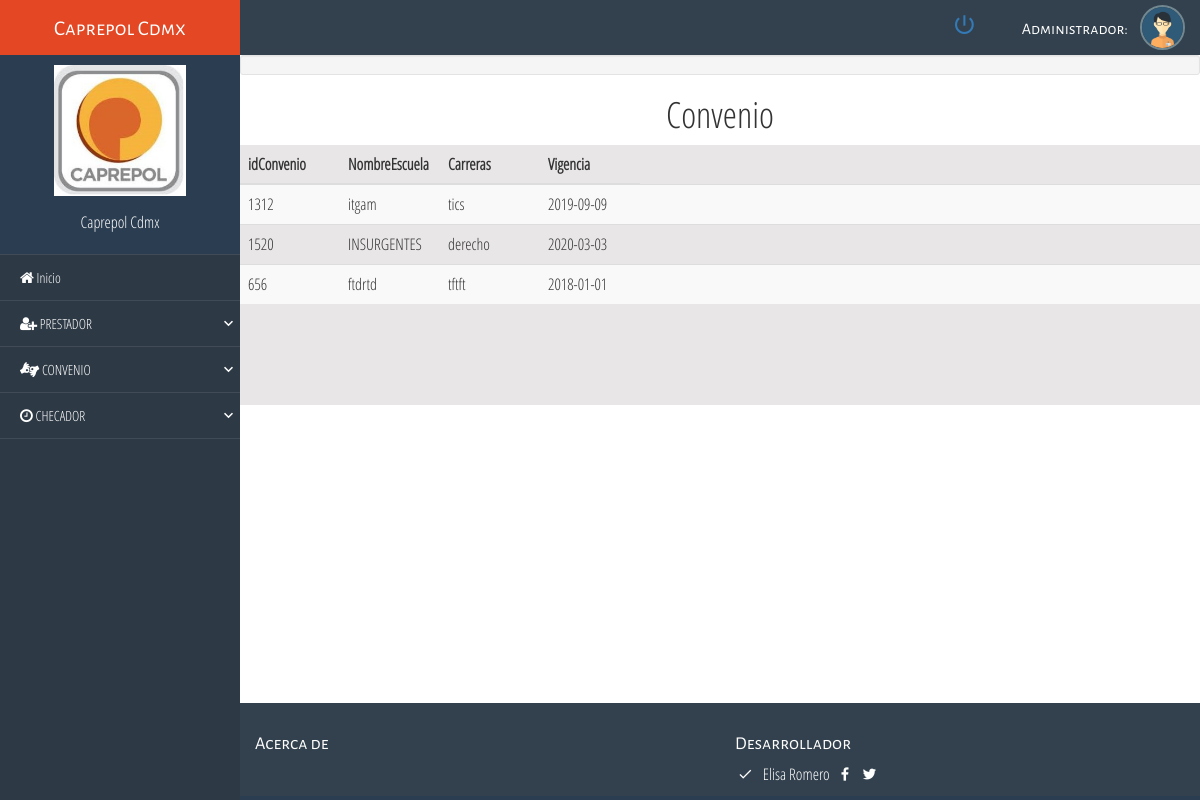
The page / on the database its author committed.
### tables this page shows
CREATE TABLE `convenio` (
  `idConvenio` varchar(100) NOT NULL,
  `NombreEscuela` varchar(100) NOT NULL,
  `Carreras` varchar(100) NOT NULL,
  `Vigencia` date NOT NULL
);

### Controller/convenio.controller.php (called while the page is built, shortened)
<?php
require_once 'model/convenio.php';
class convenioController{
    public function __CONSTRUCT(){
        $this->model = new convenio();
    }
    public function Index(){
        require_once 'view/header.php';
        require_once 'view/navegador.php';
        require_once 'view/cabecera.php';
        require_once 'view/convenio/convenio.php';
        require_once 'view/footer.php';
    }
}

### Model/database.php (called while the page is built)
<?php
class Database
{
    public static function Conectar()
    {
        $pdo = new PDO('mysql:host=localhost;dbname=caprepol;charset=utf8', 'root', '');
        $pdo->setAttribute(pdo::ATTR_ERRMODE, pdo::ERRMODE_EXCEPTION);
        return $pdo;
    }
}

### Model/convenio.php (called while the page is built, shortened)
<?php
class convenio
{
	private $pdo;
	public function __CONSTRUCT()
	{
		try
		{
			$this->pdo = Database::Conectar();
		}
		catch(Exception $e)
		{
			die($e->getMessage());
		}
	}
	public function Listar()
	{
		try
		{
			$stm = $this->pdo->prepare("SELECT * FROM convenio");
			$stm->execute();
			return $stm->fetchAll(PDO::FETCH_OBJ);
		}
		catch(Exception $e)
		{
			die($e->getMessage());
		}
	}
}

### View/convenio/convenio.php (the view, shortened to what this page needs)
<div class="well well-sm text-left">
</div>
<center><h1>Convenio</center></h1>
<div style="
    background: #E8E6E6;
    width: 100%;
    height: 260px;
    overflow: scroll;"
>
<table class="table table-striped">
    <thead>
        <tr>
            <th style="width:100px;">idConvenio</th>
            <th style="width:100px;">NombreEscuela</th>
            <th style="width:100px;">Carreras</th>
            <th style="width:100px;">Vigencia</th>
        </tr>
    </thead>
    <tbody>
    <?php foreach($this->model->Listar() as $r): ?>
        <tr>
            <td><?php echo $r->idConvenio; ?></td>
            <td><?php echo $r->NombreEscuela; ?></td>
            <td><?php echo $r->Carreras; ?></td>
            <td><?php echo $r->Vigencia; ?></td>
            <td>
            </td>
            <td>
            </td>
        </tr>
    <?php endforeach; ?>
    </tbody>
</table>
</div>
<br><br><br><br><br><br><br><br>
<br><br>

### index.php (shortened to what this page needs)
<?php
  require_once 'model/database.php';
  if(!isset($_REQUEST['c']))
  {
    $controller = new $controller;
    $controller->Index();
  }

### View/header.php (shortened to what this page needs)
<!DOCTYPE html>
<html lang="es">
<head>
    <link rel="stylesheet" href="css/sweet-alert.css">
    <link rel="stylesheet" href="css/material-design-iconic-font.min.css">
    <link rel="stylesheet" href="css/normalize.css">
    <link rel="stylesheet" href="css/bootstrap.min.css">
    <link rel="stylesheet" href="css/jquery.mCustomScrollbar.css">
    <link rel="stylesheet" href="css/style.css">
    <link rel="stylesheet" href="https://cdnjs.cloudflare.com/ajax/libs/font-awesome/4.7.0/css/font-awesome.min.css">
</head>
<body>

### View/navegador.php (shortened to what this page needs)
<div class="navbar-lateral full-reset">
        <div class="full-reset container-menu-movile custom-scroll-containers">
            <div class="logo full-reset all-tittles">
            Caprepol Cdmx
            </div>
            <div class="full-reset" style="background-color:#2B3D51; padding: 10px 0; color:#fff;">
                <figure>
                    <img src="assets/img/logo.png" alt="Biblioteca" class="img-responsive center-box" style="width:55%;">
                </figure>
                <p class="text-center" style="padding-top: 15px;"> Caprepol Cdmx</p>
            </div>
            <div class="full-reset nav-lateral-list-menu">
                <ul class="list-unstyled">
                    <li><a href="home.html"><i class="fa fa-home" style="font-size:15px"> </i>  Inicio</a></li>
                        </ul>
                    <li>
                        <div class="dropdown-menu-button"><i class="fa fa-user-plus" style="font-size:15px"> </i>  PRESTADOR <i class="zmdi zmdi-chevron-down pull-right zmdi-hc-fw"></i></div>
                    </li>
                    <li>
                        <div class="dropdown-menu-button"><i class="fa fa-american-sign-language-interpreting" style="font-size:15px"> </i>  CONVENIO <i class="zmdi zmdi-chevron-down pull-right zmdi-hc-fw"></i></div>
                    </li>
                    <li>
                        <div class="dropdown-menu-button"><i class="fa fa-clock-o" style="font-size:15px"> </i>  CHECADOR <i class="zmdi zmdi-chevron-down pull-right zmdi-hc-fw"></i></div>
                    </li>
            </div>
        </div>
    </div>

### View/cabecera.php (shortened to what this page needs)
<?php
if ($_SESSION["usuario"]=="AA") {
    $usuario=       "Super Administrador";
    $id_usuario=    $_SESSION["id"];
    $nombre_usuario=$_SESSION["nombre"];
    $password=      $_SESSION["contraseña"];
    $tipo_usuario=  $_SESSION["usuario"];
}else{
    $usuario=       "Administrador";
    $nombre_usuario=$_SESSION["nombre"];
}
?>
<div class="content-page-container full-reset custom-scroll-containers">
        <nav class="navbar-user-top full-reset">
            <ul class="list-unstyled full-reset">
                <figure>
                   <img src="assets/img/user01.png" alt="user-picture" class="img-responsive img-circle center-box">
                </figure>
                <li style="color:#fff; cursor:default;">
                    <span class="all-tittles"><?php  echo $usuario?>: <?php  echo $nombre_usuario?></span>
                </li>
                <li>
                    <a href="http://localhost/ProyectodeResidencias1/login.php" ><li><i class="zmdi zmdi-power" style="font-size:25px"></i>
                    </a>
                </li>
            </ul>
        </nav>

### View/footer.php (shortened to what this page needs)
<footer class="footer full-reset">
            <div class="container-fluid">
                <div class="row">
                    <div class="col-xs-12 col-sm-6">
                        <h4 class="all-tittles">Acerca de</h4>
                    </div>
                    <div class="col-xs-12 col-sm-6">
                        <h4 class="all-tittles">Desarrollador</h4>
                        <ul class="list-unstyled">
                            <li><i class="zmdi zmdi-check zmdi-hc-fw"></i>&nbsp; Elisa Romero  <i class="zmdi zmdi-facebook zmdi-hc-fw footer-social"></i><i class="zmdi zmdi-twitter zmdi-hc-fw footer-social"></i></li>
                        </ul>
                    </div>
                </div>
            </div>
            <div class="footer-copyright full-reset all-tittles">© 2018 Elisa Romero</div>
        </footer>
</div>
</body>
</html>

### css/style.css (style rules this page uses)
html, body { height: 100%; margin: 0; padding: 0; width: 100%; font-size: 16px; font-family: "Parrafos" !important; background-color: #fff; }
.all-tittles { font-family: "Titulos" !important; }
.center-box { margin: 0 auto; }
.full-reset { margin: 0; padding: 0; width: 100%; }
.navbar-user-top { background-color: #33414E; height: 55px; position: relative; top: 0; left: 0; z-index: 7; }
.navbar-user-top > ul { height: 55px; padding: 0 15px; margin: 0; }
.navbar-user-top > ul > li { display: inline-block; float: right; color: rgba(255,255,255,.4); height: 55px; margin: 0 12px; text-align: center; cursor: pointer; line-height: 55px; }
.navbar-user-top > ul > figure > img { width: 45px; float: right; height: 45px; border: 2px solid #728890; margin-top: 5px; }
.navbar-lateral { width: 20%; height: 100%; position: absolute; top: 0; left: 0; z-index: 1; }
.container-menu-movile { background-color: #2D3945; height: 100% !important; }
.logo { height: 55px; line-height: 55px; background-color: #E34724; color: #fff; text-align: center; font-size: 21px; overflow: hidden; }
.content-page-container { height: 100%; position: absolute; top: 0; right: 0; z-index: 1; width: 80%; background-color: #fff; }
.nav-lateral-list-menu ul li { margin: 0; padding: 0; display: block; }
.nav-lateral-list-menu ul li a, .nav-lateral-list-menu ul li div { width: 100%; min-height: 45px; line-height: 45px; display: block; padding: 0; padding-left: 20px; font-size: 14px; text-decoration: none; color: #fff; border-bottom: 1px solid rgba(230,233,238,.1); transition: .3s all ease-in-out; -moz-transition: .3s all ease-in-out; -ms-transition: .3s all ease-in-out; -webkit-transition: .3s all ease-in-out; }
.nav-lateral-list-menu i { font-size: 18px; line-height: 45px; }
.nav-lateral-list-menu ul li:first-child { border-top: 1px solid rgba(230,233,238,.1); }
.nav-lateral-list-menu ul li div { cursor: pointer; }
.footer { background-color: #33414E; height: auto; color: #fff; padding-top: 20px; margin-top: 70px; }
.footer-copyright { height: 45px; line-height: 45px; color: #fff; text-align: center; font-size: 17px; background-color: #2B3D51; }
.footer-social { cursor: pointer; margin: 0 2px; transition: all .3s ease-in-out; }
@media (min-width: 1200px) { .navbar-lateral { display: inherit !important; } }

### rows shown on the page
convenio: idConvenio "1312", NombreEscuela "itgam", Carreras "tics", Vigencia "2019-09-09"
convenio: idConvenio "1520", NombreEscuela "INSURGENTES", Carreras "derecho", Vigencia "2020-03-03"
convenio: idConvenio "656", NombreEscuela "ftdrtd", Carreras "tftft", Vigencia "2018-01-01"

### other values the page prints
$usuario "Administrador"
